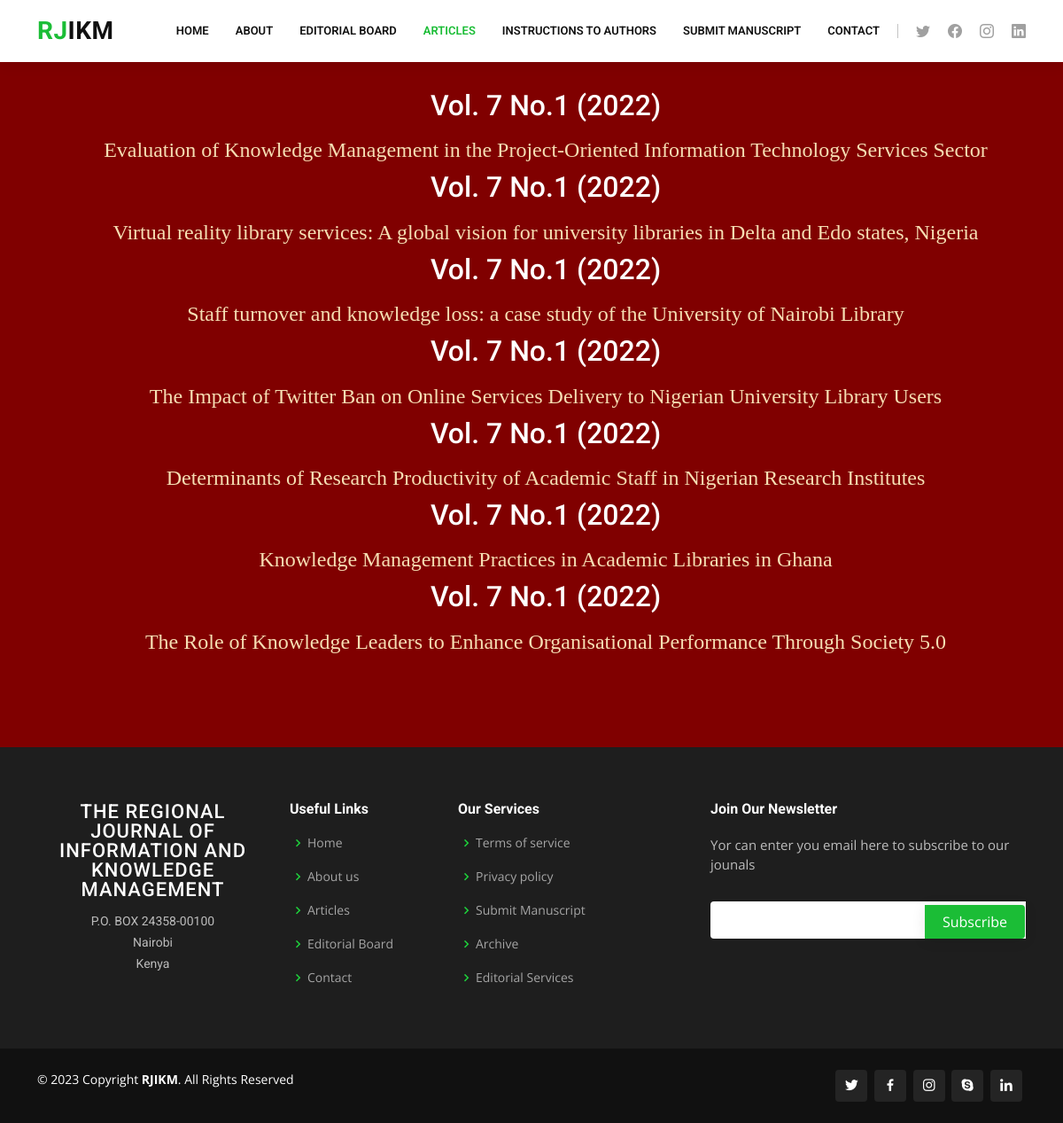
The page /rjikm/articles on the database as committed earlier.
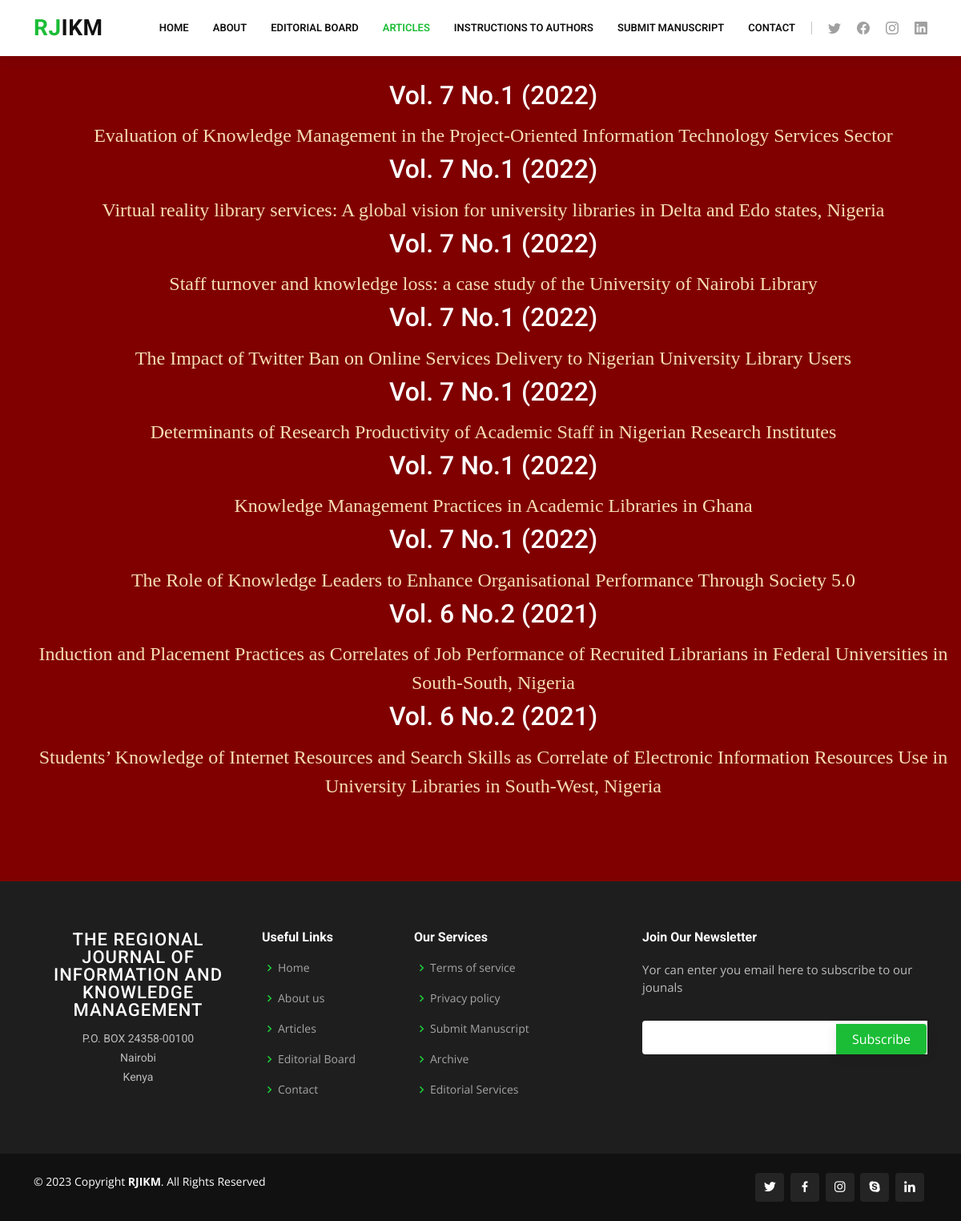
The same page on the database as committed later.
### rjikm/models.py (models this page shows, shortened)
class Article(models.Model):
    volume = models.CharField(max_length=100, default="untitled")
    title = models.CharField(max_length=400, default='Untitled')
    author1 = models.CharField(max_length=100, default='Anonymous')
    university1 = models.CharField(max_length=100, default='Unknown')
    department1 = models.CharField(max_length=100, default='Unknown')
    email1 = models.EmailField(default='anonymous@example.com')
    author2 = models.CharField(max_length=100, default='Anonymous')
    department2 = models.CharField(max_length=100, default='Unknown')
    university2 = models.CharField(max_length=100, default='Unknown')
    email2 = models.EmailField(default='anonymous@example.com')
    abstract_title = models.CharField(max_length=100, default='Abstract')
    abstract = models.TextField(default='No abstract provided')
    keyword_title = models.CharField(max_length=100, default="Keyword")
    keywords = models.CharField(max_length=200, default='None')
    titlelink = models.CharField(max_length=400, default='Untitled')

### rjikm/views.py (the view)
# urls.py: path("articles", views. articles, name="articles"),
def articles(request):
    articles = Article.objects.all()
    return render(request, "rjikm/articles.html", {'articles': articles})

### rjikm/templates/rjikm/articles.html
{% extends "rjikm/layoutarticles.html" %}
{% block body %}
<section style="background-color: maroon; margin:0px 0px 0px 0px; padding: 100px 0px 80px;">
  <div style=" text-align:center; color: white; font-family: Times New Roman, Times, serif; font-size: 24px;">
    <ol style="display: inline-block; text-align: center; list-style: none;">
        {% for article in articles %}
        {% if article.volume == 'Vol. 7 No.1 (2022)'%}
        <h2 style="text-align:center;"> {{article.volume }} </h2>
        <li style="padding: 5px;" >
        <a href="{% url 'vol7articles' %}" style="text-align: left; color: wheat;" target="_blank"> {{article.title}}</a>
        </li>
        {% else %}
        <h2 style="text-align:center;"> {{article.volume }} </h2>
        <li style="padding: 5px;" >
        <a href="{% url 'vol6_no2_articles' %}" style="text-align: left; color: wheat;" target="_blank">{{article.title}}</a>
        </li>
        {% endif %}
        {% endfor %}
      </ol>
  </div>
</section>
{% endblock %}

Rows that differ between the two databases and show on the page:
added Article: volume "Vol. 6 No.2 (2021)", title "Induction and Placement Practices as Correlates of Job Performance of Recruited Librarians in Federal Universities in South-South, Nigeria"
added Article: volume "Vol. 6 No.2 (2021)", title "Students’ Knowledge of Internet Resources and Search Skills as Correlate of Electronic Information Resources Use in University Libraries in South-West, Nigeria"
